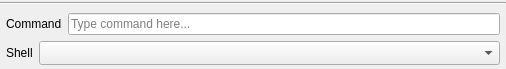
<?xml version="1.0" encoding="UTF-8"?>
<!--
######################################################################################################################
# Copyright (C) 2017-2022 Spine project consortium
# This file is part of Spine Items.
# Spine Items is free software: you can redistribute it and\/or modify it under the terms of the GNU Lesser General
# Public License as published by the Free Software Foundation, either version 3 of the License, or (at your option)
# any later version. This program is distributed in the hope that it will be useful, but WITHOUT ANY WARRANTY;
# without even the implied warranty of MERCHANTABILITY or FITNESS FOR A PARTICULAR PURPOSE. See the GNU Lesser General
# Public License for more details. You should have received a copy of the GNU Lesser General Public License along with
# this program. If not, see <http:\/\/www.gnu.org\/licenses\/>.
######################################################################################################################
-->
<ui version="4.0">
 <class>Form</class>
 <widget class="QWidget" name="Form">
  <property name="geometry">
   <rect>
    <x>0</x>
    <y>0</y>
    <width>506</width>
    <height>69</height>
   </rect>
  </property>
  <layout class="QVBoxLayout" name="verticalLayout">
   <property name="leftMargin">
    <number>0</number>
   </property>
   <property name="topMargin">
    <number>0</number>
   </property>
   <property name="rightMargin">
    <number>0</number>
   </property>
   <property name="bottomMargin">
    <number>0</number>
   </property>
   <item>
    <widget class="Line" name="line_3">
     <property name="orientation">
      <enum>Qt::Horizontal</enum>
     </property>
    </widget>
   </item>
   <item>
    <layout class="QVBoxLayout" name="verticalLayout_2">
     <item>
      <layout class="QHBoxLayout" name="horizontalLayout_2">
       <property name="spacing">
        <number>6</number>
       </property>
       <property name="leftMargin">
        <number>6</number>
       </property>
       <property name="rightMargin">
        <number>6</number>
       </property>
       <item>
        <widget class="QLabel" name="label_2">
         <property name="text">
          <string>Command</string>
         </property>
        </widget>
       </item>
       <item>
        <widget class="QLineEdit" name="lineEdit_command">
         <property name="placeholderText">
          <string>Type command here...</string>
         </property>
         <property name="clearButtonEnabled">
          <bool>true</bool>
         </property>
        </widget>
       </item>
      </layout>
     </item>
     <item>
      <layout class="QHBoxLayout" name="horizontalLayout_3">
       <property name="leftMargin">
        <number>6</number>
       </property>
       <property name="rightMargin">
        <number>6</number>
       </property>
       <item>
        <widget class="QLabel" name="label">
         <property name="text">
          <string>Shell</string>
         </property>
        </widget>
       </item>
       <item>
        <widget class="QComboBox" name="comboBox_shell">
         <property name="sizePolicy">
          <sizepolicy hsizetype="Expanding" vsizetype="Fixed">
           <horstretch>0</horstretch>
           <verstretch>0</verstretch>
          </sizepolicy>
         </property>
         <property name="minimumSize">
          <size>
           <width>100</width>
           <height>24</height>
          </size>
         </property>
         <property name="maximumSize">
          <size>
           <width>16777215</width>
           <height>24</height>
          </size>
         </property>
        </widget>
       </item>
      </layout>
     </item>
    </layout>
   </item>
  </layout>
 </widget>
 <resources>
  <include location="../../ui/resources/resources_icons.qrc"/>
 </resources>
 <connections/>
</ui>
